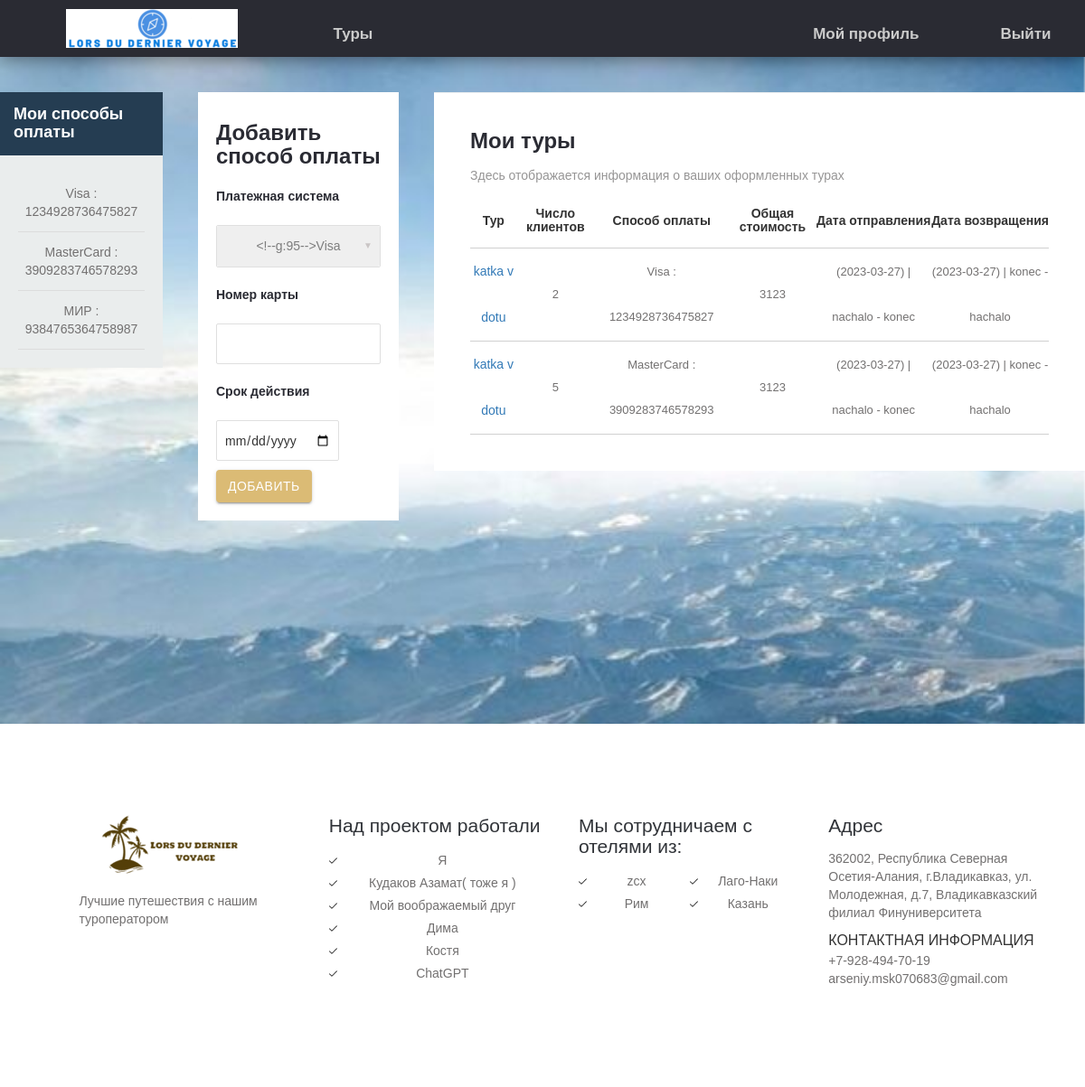
Before: /profile/1 (signed in) with the older database file.
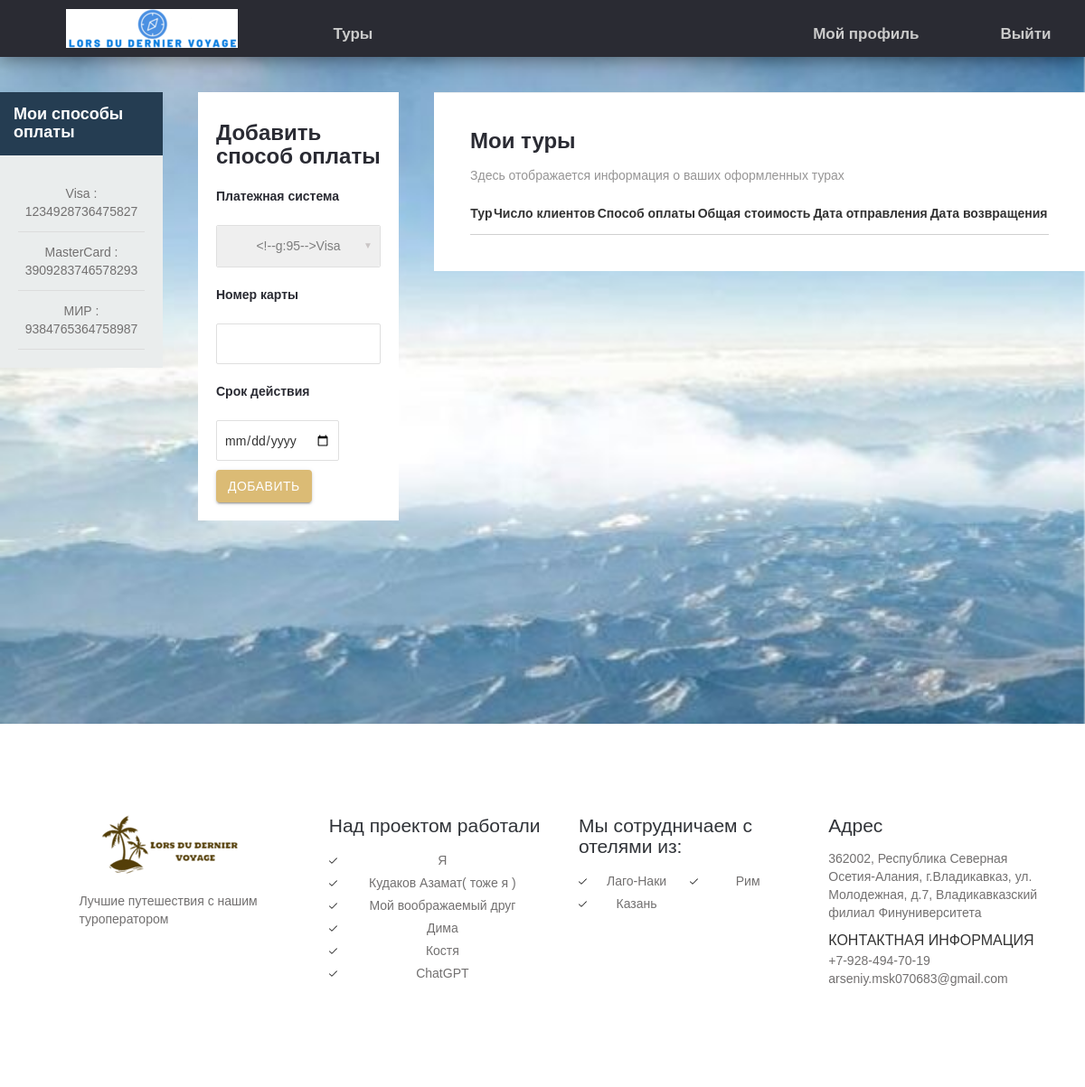
After: the same page with the newer database file.
### tours/models.py (models this page shows, shortened)
class Payment(models.Model):
    payment_system = models.CharField(max_length=30, verbose_name='Система оплаты', choices=payment_systems)
    card_number = models.CharField(validators=[car_number_valid], max_length=20, verbose_name='Номер карта')
    card_date = models.DateField(validators=[date_valid], verbose_name='Срок карты')
    client = models.ForeignKey(to=Clients, on_delete=models.CASCADE, verbose_name='Клиент')
    def __str__(self):
        return self.payment_system + " : " + self.card_number
    class Meta:
        ordering = ['client']
        verbose_name = 'Платежная информация'
        verbose_name_plural = 'Платежная информация'

class Tours(models.Model):
    name = models.CharField(max_length=255, verbose_name='Название')
    slug = models.SlugField(max_length=255, verbose_name='slug')
    description = models.TextField(verbose_name='Описание')
    city = models.CharField(max_length=255, verbose_name='Город/место')
    duration_days = models.IntegerField(verbose_name='длительность (дней)')
    max_adults = models.IntegerField(validators=[min_valid], verbose_name='максимум взрослых')
    max_kids = models.IntegerField(validators=[min_valid], verbose_name='масксимум детей')
    base_price = models.IntegerField(validators=[min_valid], verbose_name='Базовая стоимость')
    need_inter_pass = models.BooleanField(verbose_name='Нужен загранпаспорт')
    transit_in = models.OneToOneField(Transit, on_delete=models.PROTECT, related_name='transit_in_relate', verbose_name='Транспорт туда')
    transit_back = models.OneToOneField(Transit, on_delete=models.PROTECT, related_name='transit_back_relate', verbose_name='Транспорт обратно')
    main_image = models.ImageField(upload_to=tour_main_photo_location, verbose_name='Изображение', blank=True)
    hotel = models.ForeignKey(to=Hotels, on_delete=models.PROTECT, verbose_name='Отель')
    def get_absolute_url(self):
        return reverse('tour_details', kwargs={'tour_slug': self.slug})
    def __str__(self):
        return self.name
    class Meta:
        ordering = ['name']
        verbose_name = 'Тур'
        verbose_name_plural = 'Туры'

class Transit(models.Model):
    transit_id = models.CharField(max_length=255, verbose_name='Идентификатор транспорта')
    start_place = models.CharField(max_length=255, verbose_name='Начальная точка')
    end_place = models.CharField(max_length=255, verbose_name='Конечная точка')
    start_datetime = models.DateTimeField(verbose_name='Начальное время')
    end_datetime = models.DateTimeField(verbose_name='Конечное время')
    def __str__(self):
        return f"({self.start_datetime.date()}) | {self.start_place} - {self.end_place}"
    class Meta:
        verbose_name = 'Транспорт'
        verbose_name_plural = 'Транспорт'

class Hotels(models.Model):
    name = models.CharField(max_length=255, verbose_name='Название')
    slug = models.SlugField(max_length=255, verbose_name='slug')
    description = models.TextField(verbose_name='Описание')
    contact_info = models.CharField(max_length=100, verbose_name='Контактная информация')
    city = models.CharField(max_length=50, verbose_name='Город')
    rating = models.FloatField(validators=[min_valid], verbose_name='Рейтинг')
    food = models.CharField(max_length=50, verbose_name='Питание')
    main_image = models.ImageField(upload_to=hotel_main_photo_location, verbose_name='Изображение', blank=True)
    def get_absolute_url(self):
        return reverse('hotel_details', kwargs={'hotel_slug': self.slug})
    class Meta:
        ordering = ['name']
        verbose_name = 'Отель'
        verbose_name_plural = 'Отели'

### tours/views.py (the view, shortened to what this page needs)
# urls.py: path('profile/<int:user_id>', ProfileView.as_view(), name='profile')
class ProfileView(DataMixin, CreateView):
    form_class = PaymentForm
    template_name = 'tours/profile.html'
    success_url = reverse_lazy('index')
    def get(self, request, *args, **kwargs):
        if self.request.user.id != self.kwargs['user_id']:
            return redirect('index')
        return super().get(request, *args, **kwargs)
    def get_form_kwargs(self, *args, **kwargs):
        kwargs = super(ProfileView, self).get_form_kwargs()
        user = User.objects.get(pk=self.request.user.id)
        kwargs['client'] = Clients.objects.get(user=user)
        return kwargs
    def get_context_data(self, **kwargs):
        context = super(ProfileView, self).get_context_data(**kwargs)
        tours = Tours.objects.all()
        transit = Transit.objects.all()
        user = User.objects.get(pk=self.kwargs['user_id'])
        client = get_object_or_404(Clients, user=user)
        payments = Payment.objects.filter(client=client)
        bookings = Booking.objects.filter(client__user_id=self.request.user.id).\
                                    select_related('tour').\
                                    select_related('payment')
        context_bookings = []
        for book in bookings:
            tour = tours.select_related('transit_in').select_related('transit_back').get(id=book.tour.id)
            added = []
            added.append(tour)
            added.append(book.adults_count + book.kids_count)
            added.append(book.payment)
            added.append(book.total_price)
            added.append(transit.get(id=tour.transit_in.id))
            added.append(transit.get(id=tour.transit_back.id))
            context_bookings.append(added)
        dop_context = {
            'bookings': context_bookings,
            'payments': payments,
            'section_type': 'profile_sec',
            'title': 'Мой профиль'
        }
        c_def = self.get_user_context(**dop_context)
        context = dict(list(context.items()) + list(c_def.items()))
        return context

### tours/forms.py (shortened to what this page needs)
class PaymentForm(forms.ModelForm):
    payment_system = forms.ChoiceField(choices=payment_systems, label='Платежная система', widget=forms.Select())
    card_number = forms.CharField(label='Номер карты', validators=[car_number_valid])
    card_date = forms.DateField(label='Срок действия',
                                widget=forms.DateInput(attrs={'style': 'width : fit-content', 'type': 'date'}),
                                validators=[date_valid])
    client = forms.ModelChoiceField(queryset=Clients.objects.none(), widget=forms.HiddenInput(), required=False)
    def __init__(self, *args, **kwargs):
        self.client_inp = kwargs.pop('client', None)
        super(PaymentForm, self).__init__(*args, **kwargs)
    class Meta:
        model = Payment
        fields = ('payment_system', 'card_number', 'card_date', 'client')

### tours/mixin.py (called while the page is built)
    def get_user_context(self, **kwargs):
        context = kwargs
        cities = Hotels.objects.all()[:6]
        context['cities'] = cities
        return context

### templates/tours/profile.html (shortened to what this page needs)
{% extends 'tours/base.html' %}
{% load static %}
{% block content %}
    <div class="dashboard">
        <div class="db-righ">
            <h4>Мои способы оплаты</h4>
            <ul style="text-align: center;">
                {% for payment in payments %}
                    <li>{{ payment }}</li>
                {% endfor %}
            </ul>
        </div>
        <div class="db-left">
            <div class="db-left-2">
               <div class="log-in-pop">
                    <div class="log-in-pop-right">
                        <h4>Добавить способ оплаты</h4>
                        <form class="s12" method="post">
                            {% for f in form.visible_fields %}
                                <div>
                                    <h5>{{ f.label }}</h5>
                                    <div class="input-field s12">
                                        {{ f }}
                                    </div>
                                </div>
                            {% endfor %}
                            <div>
                                <div class="input-field s4">
                                    <button type="submit" class="btn waves-effect waves-light">Добавить</button>
                                </div>
                            </div>
                        </form>
                    </div>
			    </div>
            </div>
        </div>
        <div class="db-cent">
            <div class="db-cent-3">
                <div class="db-cent-table db-com-table">
                    <div class="db-title">
                        <h3>Мои туры</h3>
                        <p>Здесь отображается информация о ваших оформленных турах</p>
                    </div>
                    <table class="bordered responsive-table">
                        <thead>
                            <tr>
                                <th>Тур</th>
                                <th>Число клиентов</th>
                                <th>Способ оплаты</th>
                                <th>Общая стоимость</th>
                                <th>Дата отправления</th>
                                <th>Дата возвращения</th>
                            </tr>
                        </thead>
                        <tbody>
                            {% for book in bookings %}
                            <tr>
                                <td><a href="{{book.0.get_absolute_url}}">{{ book.0|truncatechars:20 }}</a></td>
                                <td>{{ book.1 }}</td>
                                <td>{{ book.2 }}</td>
                                <td>{{ book.3 }}</td>
                                <td>{{ book.4 }}</td>
                                <td>{{ book.5 }}</td>
                            </tr>
                            {% endfor %}
                        </tbody>
                    </table>
                </div>
            </div>
        </div>
    </div>
{% endblock %}

### templates/tours/base.html (shortened to what this page needs)
{% load static %}
<!DOCTYPE html>
<html lang="en">
<head>
	<link rel="stylesheet" href="{% static 'css/font-awesome.min.css' %}">
	<link href="{% static 'css/materialize.css' %}" rel="stylesheet">
	<link href="{% static 'css/style.css' %}" rel="stylesheet">
	<link href="{% static 'css/bootstrap.css' %}" rel="stylesheet" type="text/css" />
</head>
<body>
	<section class="{{ section_type }}">
		<div class="menu-section">
			<div class="container">
				<div class="row">
					<div class="logo">
						<a href="{% url 'index' %}"><img src="{% static 'images/logo3.png' %}" alt="" />
						</a>
					</div>
					<div class="menu-bar">
						<ul class="left">
							<li class="left-li"><a href="{% url 'tours' ordering='name'%}">Туры</a></li>
						</ul>
						<ul style="text-align: right;">
							{% if user.is_authenticated %}
								<li><a href="{% url 'profile' user_id=user.id%}">Мой профиль</a>
								<li><a href="{% url 'logout' %}">Выйти</a></li>
							{% else %}
								<li><a href="{% url 'login' %}">Войти</a></li>
								<li><a href="{% url 'register' %}">Регистрация</a></li>
							{% endif %}
						</ul>
					</div>
				</div>
			</div>
		</div>
        {% block content %}
        {% endblock content %}
	</section>
	<footer class="site-footer clearfix">
	<div class="sidebar-container">
		<div class="sidebar-inner">
			<div class="widget-area clearfix">
				<div class="widget widget_azh_widget">
					<div>
						<div class="container">
							<div class="row">
								<div class="col-sm-12 col-md-3 foot-logo"> <img src="{% static 'images/logo1.png' %}" alt="logo">
									<p class="hasimg">Лучшие путешествия с нашим туроператором</p>
								</div>
								<div class="col-sm-12 col-md-3">
									<h4>Над проектом работали</h4>
									<ul class="one-column">
										<li>Я</li>
										<li>Кудаков Азамат( тоже я )</li>
										<li>Мой воображаемый друг</li>
										<li>Дима</li>
										<li>Костя</li>
                                        <li>ChatGPT</li>
									</ul>
								</div>
								<div class="col-sm-12 col-md-3">
									<h4>Мы сотрудничаем с отелями из:</h4>
									<ul class="two-columns">
										{% for tour in cities %}
											<li><a href="{{ tour.get_absolute_url }}">{{ tour.city }}</a>
											</li>
										{% endfor %}
									</ul>
								</div>
								<div class="col-sm-12 col-md-3">
									<h4>Адрес</h4>
									<p>362002, Республика Северная Осетия-Алания, г.Владикавказ, ул. Молодежная, д.7, Владикавказский филиал Финуниверситета</p>
									<p> <span class="foot-phone">Контактная информация</span> <span>+7-928-494-70-19</span>
									<span>arseniy.msk070683@gmail.com</span> </p>
								</div>
							</div>
						</div>
					</div>
				</div>
			</div>
		</div>
	</div>
</footer>
</body>
</html>

Changed rows visible on the page:
removed Tours: name "katka v dotu", transit_back "2", card_number "Visa : 1234928736475827", book "3123", end_place "(2023-03-27) | nachalo - konec", end_place "(2023-03-27) | konec - hachalo", max_kids "5", card_number "MasterCard : 3909283746578293"
removed Hotels: city "zcx"
